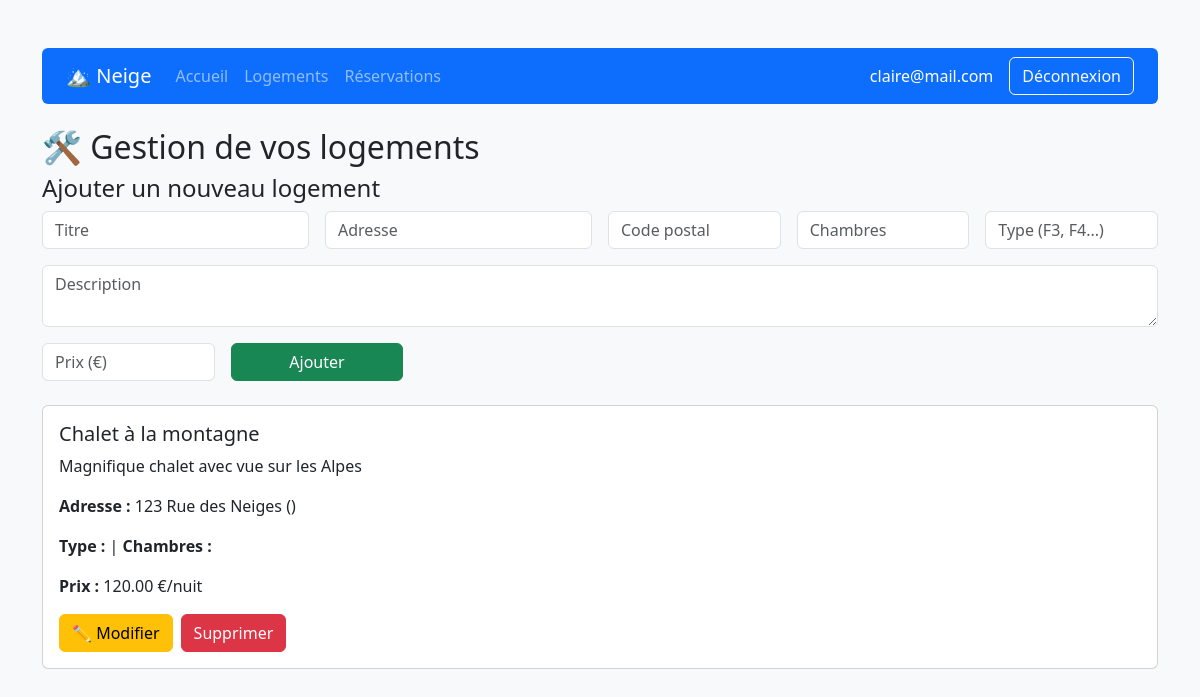
Screenshot of /index.php?page=2 (signed in) with the database file from the repository.
### tables this page shows
CREATE TABLE logements (
    id INT AUTO_INCREMENT PRIMARY KEY,
    proprietaire_id INT,
    titre VARCHAR(255),
    description TEXT,
    adresse VARCHAR(255),
    prix_par_nuit DECIMAL(10, 2),
    disponible BOOLEAN DEFAULT TRUE,
    FOREIGN KEY (proprietaire_id) REFERENCES user(id)
);

### modele/modele.class.php (called while the page is built, shortened)
<?php
class Modele {
    private $pdo;
    public function __construct() {
        try {
            $this->pdo = new PDO("mysql:host=localhost;dbname=neige", "root", "");
            $this->pdo->setAttribute(PDO::ATTR_ERRMODE, PDO::ERRMODE_EXCEPTION);
        } catch (PDOException $exp) {
            echo "Erreur de connexion à la BDD : " . $exp->getMessage();
        }
    }
public function selectLogementsByProprietaire($id_proprio) {
    $stmt = $this->pdo->prepare("SELECT * FROM logements WHERE proprietaire_id = :id");
    $stmt->execute([":id" => $id_proprio]);
    return $stmt->fetchAll();
}
}
?>

### controleur/controleur.class.php (called while the page is built, shortened)
<?php
require_once("modele/modele.class.php");
class Controleur {
    private $unModele;
    public function __construct() {
        $this->unModele = new Modele();
    }
    public function getLogementsDuProprio($id_proprio) {
        return $this->unModele->selectLogementsByProprietaire($id_proprio);
    }
}
?>

### gestion_logements.php (the view, shortened to what this page needs)
<?php
$type = $_SESSION['type'];
$id_user = $_SESSION['id'] ?? null;
if ($type == "client") {
    echo "<h2>🏠 Liste des logements disponibles</h2>";
    ?>
    <form method="get" class="row g-3 mb-4">
        <input type="hidden" name="page" value="2">
        <div class="col-md-2">
            <label class="form-label">Prix max (€)</label>
            <input type="number" class="form-control" name="prix_max"
                value="<?= isset($_GET['prix_max']) ? htmlspecialchars($_GET['prix_max']) : '' ?>">
        </div>
        <div class="col-md-3">
            <label class="form-label">Adresse / Ville</label>
            <input type="text" class="form-control" name="adresse"
                value="<?= isset($_GET['adresse']) ? htmlspecialchars($_GET['adresse']) : '' ?>">
        </div>
        <div class="col-md-2">
            <label class="form-label">Disponibilité</label>
            <select name="disponible" class="form-select">
                <option value="">-- Tous --</option>
                <option value="1" <?= (isset($_GET['disponible']) && $_GET['disponible'] == "1") ? "selected" : "" ?>>Disponible</option>
                <option value="0" <?= (isset($_GET['disponible']) && $_GET['disponible'] == "0") ? "selected" : "" ?>>Indisponible</option>
            </select>
        </div>
        <div class="col-md-3">
            <label class="form-label">Recherche</label>
            <input type="text" class="form-control" name="recherche"
                value="<?= isset($_GET['recherche']) ? htmlspecialchars($_GET['recherche']) : '' ?>">
        </div>
        <div class="col-md-2 d-grid align-items-end">
            <button type="submit" class="btn btn-primary">Filtrer</button>
        </div>
    </form>
    <?php
    $prix_max = $_GET['prix_max'] ?? null;
    $adresse = $_GET['adresse'] ?? null;
    $disponible = $_GET['disponible'] ?? null;
    $recherche = $_GET['recherche'] ?? null;
    $logements = $unControleur->getLogements($prix_max, $adresse, $disponible, $recherche);
    foreach ($logements as $logement) {
        echo "<div class='card mb-3'>";
        echo "<div class='card-body'>";
        echo "<h5 class='card-title'>" . $logement['titre'] . "</h5>";
        echo "<p class='card-text'>" . $logement['description'] . "</p>";
        echo "<p class='card-text'><strong>Adresse :</strong> " . $logement['adresse'] . " (" . $logement['code_postal'] . ")</p>";
        echo "<p class='card-text'><strong>Type :</strong> " . $logement['type_logement'] . " | <strong>Chambres :</strong> " . $logement['nb_chambres'] . "</p>";
        echo "<p class='card-text'><strong>Prix :</strong> " . $logement['prix_par_nuit'] . " €/nuit</p>";
        echo "<form method='post'>
            <input type='hidden' name='logement_id' value='" . $logement['id'] . "'>
            <div class='row'>
                <div class='col'>
                    <label>Date début</label>
                    <input type='date' name='date_debut' class='form-control' required>
                </div>
                <div class='col'>
                    <label>Date fin</label>
                    <input type='date' name='date_fin' class='form-control' required>
                </div>
                <div class='col d-flex align-items-end'>
                    <input type='submit' name='reserver' value='Réserver' class='btn btn-success w-100'>
                </div>
            </div>
        </form>";
        echo "</div></div>";
    }
    if (isset($_POST['reserver'])) {
        $data = [
            "client_id" => $id_user,
            "logement_id" => $_POST['logement_id'],
            "date_debut" => $_POST['date_debut'],
            "date_fin" => $_POST['date_fin']
        ];
        $unControleur->insererReservation($data);
        echo "<div class='alert alert-success'>✅ Réservation envoyée !</div>";
    }
} elseif ($type == "proprietaire") {
    echo "<h2>🛠️ Gestion de vos logements</h2>";
    echo '<form method="post" class="mb-4">
        <h4>Ajouter un nouveau logement</h4>
        <div class="row g-3">
            <div class="col-md-3">
                <input type="text" name="titre" placeholder="Titre" class="form-control" required>
            </div>
            <div class="col-md-3">
                <input type="text" name="adresse" placeholder="Adresse" class="form-control" required>
            </div>
            <div class="col-md-2">
                <input type="text" name="code_postal" placeholder="Code postal" class="form-control" required>
            </div>
            <div class="col-md-2">
                <input type="number" name="nb_chambres" placeholder="Chambres" class="form-control" required>
            </div>
            <div class="col-md-2">
                <input type="text" name="type_logement" placeholder="Type (F3, F4...)" class="form-control" required>
            </div>
            <div class="col-md-12">
                <textarea name="description" class="form-control" placeholder="Description" required></textarea>
            </div>
            <div class="col-md-2">
                <input type="number" name="prix_par_nuit" placeholder="Prix (€)" class="form-control" step="0.01" required>
            </div>
            <div class="col-md-2">
                <input type="submit" name="ajouterLogement" value="Ajouter" class="btn btn-success w-100">
            </div>
        </div>
    </form>';
    ?>
    <?php
$logements = $unControleur->getLogementsDuProprio($id_user);
    foreach ($logements as $logement) {
        echo "<div class='card mb-3'>";
        echo "<div class='card-body'>";
        echo "<h5 class='card-title'>" . $logement['titre'] . "</h5>";
        echo "<p class='card-text'>" . $logement['description'] . "</p>";
        echo "<p class='card-text'><strong>Adresse :</strong> " . $logement['adresse'] . " (" . $logement['code_postal'] . ")</p>";
        echo "<p class='card-text'><strong>Type :</strong> " . $logement['type_logement'] . " | <strong>Chambres :</strong> " . $logement['nb_chambres'] . "</p>";
        echo "<p class='card-text'><strong>Prix :</strong> " . $logement['prix_par_nuit'] . " €/nuit</p>";
        echo "<form method='post' class='d-flex gap-2'>
                <input type='hidden' name='logement_id' value='" . $logement['id'] . "'>
                <form method='post' class='d-flex gap-2'>
    <input type='hidden' name='logement_id' value='" . $logement['id'] . "'>
    <button type='submit' name='modifier' class='btn btn-warning'>✏️ Modifier</button>
    <input type='submit' name='supprimer' value='Supprimer' class='btn btn-danger'>
</form>
              </form>";
        echo "</div></div>";
    }
}
?>

### rows the page displays
logements: titre "Chalet à la montagne", description "Magnifique chalet avec vue sur les Alpes", adresse "123 Rue des Neiges", prix_par_nuit "120.00"

### other values shown
$_SESSION['email'] "claire@mail.com"
